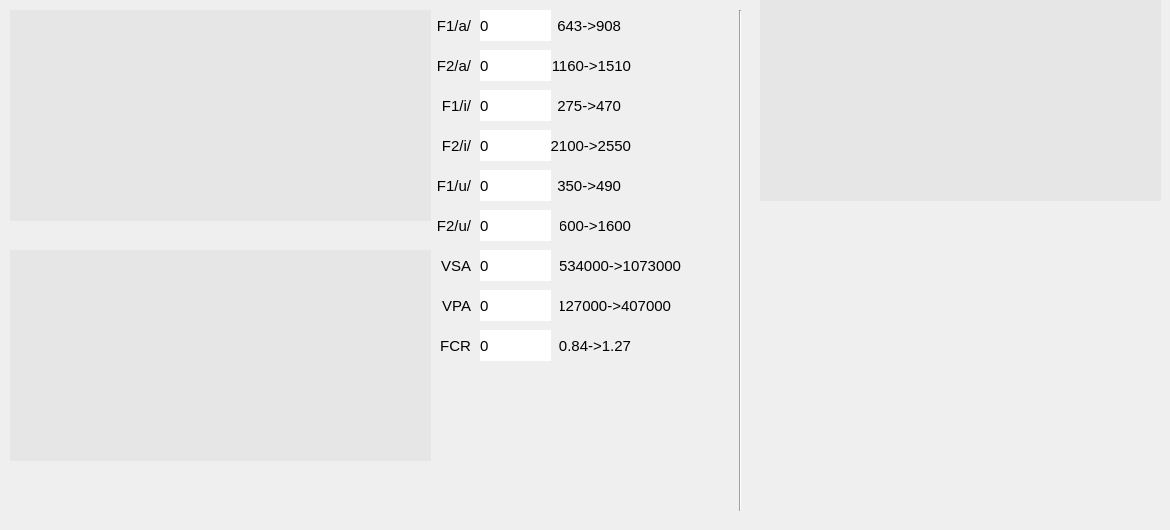
    <widget class="QWidget" name="tab_3">
     <attribute name="title">
      <string>Articulation</string>
     </attribute>
     <widget class="Line" name="line_2">
      <property name="geometry">
       <rect>
        <x>730</x>
        <y>10</y>
        <width>20</width>
        <height>501</height>
       </rect>
      </property>
      <property name="orientation">
       <enum>Qt::Vertical</enum>
      </property>
     </widget>
     <widget class="QCustomPlot" name="customPlot_4" native="true">
      <property name="geometry">
       <rect>
        <x>10</x>
        <y>10</y>
        <width>421</width>
        <height>211</height>
       </rect>
      </property>
      <property name="styleSheet">
       <string notr="true">background-color: rgb(230, 230, 230);</string>
      </property>
     </widget>
     <widget class="QCustomPlot" name="customPlot_6" native="true">
      <property name="geometry">
       <rect>
        <x>760</x>
        <y>0</y>
        <width>401</width>
        <height>201</height>
       </rect>
      </property>
      <property name="styleSheet">
       <string notr="true">background-color: rgb(230, 230, 230);</string>
      </property>
     </widget>
     <widget class="QLabel" name="label_15">
      <property name="geometry">
       <rect>
        <x>430</x>
        <y>50</y>
        <width>41</width>
        <height>31</height>
       </rect>
      </property>
      <property name="font">
       <font>
        <pointsize>11</pointsize>
       </font>
      </property>
      <property name="text">
       <string>F2/a/</string>
      </property>
      <property name="alignment">
       <set>Qt::AlignRight|Qt::AlignTrailing|Qt::AlignVCenter</set>
      </property>
     </widget>
     <widget class="QLabel" name="label_16">
      <property name="geometry">
       <rect>
        <x>480</x>
        <y>130</y>
        <width>71</width>
        <height>31</height>
       </rect>
      </property>
      <property name="font">
       <font>
        <pointsize>11</pointsize>
       </font>
      </property>
      <property name="styleSheet">
       <string notr="true">background-color: rgb(255, 255, 255);
border-color: rgb(0, 0, 0);</string>
      </property>
      <property name="text">
       <string>0</string>
      </property>
     </widget>
     <widget class="QLabel" name="label_17">
      <property name="geometry">
       <rect>
        <x>480</x>
        <y>50</y>
        <width>71</width>
        <height>31</height>
       </rect>
      </property>
      <property name="font">
       <font>
        <pointsize>11</pointsize>
       </font>
      </property>
      <property name="styleSheet">
       <string notr="true">background-color: rgb(255, 255, 255);
border-color: rgb(0, 0, 0);</string>
      </property>
      <property name="text">
       <string>0</string>
      </property>
     </widget>
     <widget class="QLabel" name="label_18">
      <property name="geometry">
       <rect>
        <x>480</x>
        <y>170</y>
        <width>71</width>
        <height>31</height>
       </rect>
      </property>
      <property name="font">
       <font>
        <pointsize>11</pointsize>
       </font>
      </property>
      <property name="styleSheet">
       <string notr="true">background-color: rgb(255, 255, 255);
border-color: rgb(0, 0, 0);</string>
      </property>
      <property name="text">
       <string>0</string>
      </property>
     </widget>
     <widget class="QLabel" name="label_19">
      <property name="geometry">
       <rect>
        <x>430</x>
        <y>210</y>
        <width>41</width>
        <height>31</height>
       </rect>
      </property>
      <property name="font">
       <font>
        <pointsize>11</pointsize>
       </font>
      </property>
      <property name="text">
       <string>F2/u/</string>
      </property>
      <property name="alignment">
       <set>Qt::AlignRight|Qt::AlignTrailing|Qt::AlignVCenter</set>
      </property>
     </widget>
     <widget class="QLabel" name="label_20">
      <property name="geometry">
       <rect>
        <x>480</x>
        <y>210</y>
        <width>71</width>
        <height>31</height>
       </rect>
      </property>
      <property name="font">
       <font>
        <pointsize>11</pointsize>
       </font>
      </property>
      <property name="styleSheet">
       <string notr="true">background-color: rgb(255, 255, 255);
border-color: rgb(10, 10, 10);</string>
      </property>
      <property name="text">
       <string>0</string>
      </property>
     </widget>
     <widget class="QLabel" name="label_21">
      <property name="geometry">
       <rect>
        <x>430</x>
        <y>10</y>
        <width>41</width>
        <height>31</height>
       </rect>
      </property>
      <property name="font">
       <font>
        <pointsize>11</pointsize>
       </font>
      </property>
      <property name="text">
       <string>F1/a/</string>
      </property>
      <property name="alignment">
       <set>Qt::AlignRight|Qt::AlignTrailing|Qt::AlignVCenter</set>
      </property>
     </widget>
     <widget class="QLabel" name="label_22">
      <property name="geometry">
       <rect>
        <x>430</x>
        <y>170</y>
        <width>41</width>
        <height>31</height>
       </rect>
      </property>
      <property name="font">
       <font>
        <pointsize>11</pointsize>
       </font>
      </property>
      <property name="text">
       <string>F1/u/</string>
      </property>
      <property name="alignment">
       <set>Qt::AlignRight|Qt::AlignTrailing|Qt::AlignVCenter</set>
      </property>
     </widget>
     <widget class="QLabel" name="label_23">
      <property name="geometry">
       <rect>
        <x>480</x>
        <y>10</y>
        <width>71</width>
        <height>31</height>
       </rect>
      </property>
      <property name="font">
       <font>
        <pointsize>11</pointsize>
       </font>
      </property>
      <property name="styleSheet">
       <string notr="true">background-color: rgb(255, 255, 255);
border-color: rgb(0, 0, 0);</string>
      </property>
      <property name="text">
       <string>0</string>
      </property>
     </widget>
     <widget class="QLabel" name="label_24">
      <property name="geometry">
       <rect>
        <x>430</x>
        <y>130</y>
        <width>41</width>
        <height>31</height>
       </rect>
      </property>
      <property name="font">
       <font>
        <pointsize>11</pointsize>
       </font>
      </property>
      <property name="text">
       <string>F2/i/</string>
      </property>
      <property name="alignment">
       <set>Qt::AlignRight|Qt::AlignTrailing|Qt::AlignVCenter</set>
      </property>
     </widget>
     <widget class="QLabel" name="label_25">
      <property name="geometry">
       <rect>
        <x>480</x>
        <y>90</y>
        <width>71</width>
        <height>31</height>
       </rect>
      </property>
      <property name="font">
       <font>
        <pointsize>11</pointsize>
       </font>
      </property>
      <property name="styleSheet">
       <string notr="true">background-color: rgb(255, 255, 255);
border-color: rgb(0, 0, 0);</string>
      </property>
      <property name="text">
       <string>0</string>
      </property>
     </widget>
     <widget class="QLabel" name="label_26">
      <property name="geometry">
       <rect>
        <x>430</x>
        <y>90</y>
        <width>41</width>
        <height>31</height>
       </rect>
      </property>
      <property name="font">
       <font>
        <pointsize>11</pointsize>
       </font>
      </property>
      <property name="text">
       <string>F1/i/</string>
      </property>
      <property name="alignment">
       <set>Qt::AlignRight|Qt::AlignTrailing|Qt::AlignVCenter</set>
      </property>
     </widget>
     <widget class="QLabel" name="label_27">
      <property name="geometry">
       <rect>
        <x>430</x>
        <y>250</y>
        <width>41</width>
        <height>31</height>
       </rect>
      </property>
      <property name="font">
       <font>
        <pointsize>11</pointsize>
       </font>
      </property>
      <property name="text">
       <string>VSA</string>
      </property>
      <property name="alignment">
       <set>Qt::AlignRight|Qt::AlignTrailing|Qt::AlignVCenter</set>
      </property>
     </widget>
     <widget class="QLabel" name="label_28">
      <property name="geometry">
       <rect>
        <x>480</x>
        <y>250</y>
        <width>71</width>
        <height>31</height>
       </rect>
      </property>
      <property name="font">
       <font>
        <pointsize>11</pointsize>
       </font>
      </property>
      <property name="styleSheet">
       <string notr="true">background-color: rgb(255, 255, 255);
border-color: rgb(10, 10, 10);</string>
      </property>
      <property name="text">
       <string>0</string>
      </property>
     </widget>
     <widget class="QLabel" name="label_29">
      <property name="geometry">
       <rect>
        <x>480</x>
        <y>290</y>
        <width>71</width>
        <height>31</height>
       </rect>
      </property>
      <property name="font">
       <font>
        <pointsize>11</pointsize>
       </font>
      </property>
      <property name="styleSheet">
       <string notr="true">background-color: rgb(255, 255, 255);
border-color: rgb(10, 10, 10);</string>
      </property>
      <property name="text">
       <string>0</string>
      </property>
     </widget>
     <widget class="QLabel" name="label_30">
      <property name="geometry">
       <rect>
        <x>430</x>
        <y>290</y>
        <width>41</width>
        <height>31</height>
       </rect>
      </property>
      <property name="font">
       <font>
        <pointsize>11</pointsize>
       </font>
      </property>
      <property name="text">
       <string>VPA</string>
      </property>
      <property name="alignment">
       <set>Qt::AlignRight|Qt::AlignTrailing|Qt::AlignVCenter</set>
      </property>
     </widget>
     <widget class="QLabel" name="label_31">
      <property name="geometry">
       <rect>
        <x>480</x>
        <y>330</y>
        <width>71</width>
        <height>31</height>
       </rect>
      </property>
      <property name="font">
       <font>
        <pointsize>11</pointsize>
       </font>
      </property>
      <property name="styleSheet">
       <string notr="true">background-color: rgb(255, 255, 255);
border-color: rgb(10, 10, 10);</string>
      </property>
      <property name="text">
       <string>0</string>
      </property>
     </widget>
     <widget class="QLabel" name="label_32">
      <property name="geometry">
       <rect>
        <x>430</x>
        <y>330</y>
        <width>41</width>
        <height>31</height>
       </rect>
      </property>
      <property name="font">
       <font>
        <pointsize>11</pointsize>
       </font>
      </property>
      <property name="text">
       <string>FCR</string>
      </property>
      <property name="alignment">
       <set>Qt::AlignRight|Qt::AlignTrailing|Qt::AlignVCenter</set>
      </property>
     </widget>
     <widget class="QCustomPlot" name="customPlot_5" native="true">
      <property name="geometry">
       <rect>
        <x>10</x>
        <y>250</y>
        <width>421</width>
        <height>211</height>
       </rect>
      </property>
      <property name="styleSheet">
       <string notr="true">background-color: rgb(230, 230, 230);</string>
      </property>
     </widget>
     <widget class="QLabel" name="label_98">
      <property name="geometry">
       <rect>
        <x>550</x>
        <y>10</y>
        <width>71</width>
        <height>31</height>
       </rect>
      </property>
      <property name="font">
       <font>
        <pointsize>11</pointsize>
       </font>
      </property>
      <property name="text">
       <string>643-&gt;908</string>
      </property>
      <property name="alignment">
       <set>Qt::AlignRight|Qt::AlignTrailing|Qt::AlignVCenter</set>
      </property>
     </widget>
     <widget class="QLabel" name="label_99">
      <property name="geometry">
       <rect>
        <x>550</x>
        <y>50</y>
        <width>81</width>
        <height>31</height>
       </rect>
      </property>
      <property name="font">
       <font>
        <pointsize>11</pointsize>
       </font>
      </property>
      <property name="text">
       <string>1160-&gt;1510</string>
      </property>
      <property name="alignment">
       <set>Qt::AlignRight|Qt::AlignTrailing|Qt::AlignVCenter</set>
      </property>
     </widget>
     <widget class="QLabel" name="label_100">
      <property name="geometry">
       <rect>
        <x>550</x>
        <y>90</y>
        <width>71</width>
        <height>31</height>
       </rect>
      </property>
      <property name="font">
       <font>
        <pointsize>11</pointsize>
       </font>
      </property>
      <property name="text">
       <string>275-&gt;470</string>
      </property>
      <property name="alignment">
       <set>Qt::AlignRight|Qt::AlignTrailing|Qt::AlignVCenter</set>
      </property>
     </widget>
     <widget class="QLabel" name="label_101">
      <property name="geometry">
       <rect>
        <x>550</x>
        <y>130</y>
        <width>81</width>
        <height>31</height>
       </rect>
      </property>
      <property name="font">
       <font>
        <pointsize>11</pointsize>
       </font>
      </property>
      <property name="text">
       <string>2100-&gt;2550</string>
      </property>
      <property name="alignment">
       <set>Qt::AlignRight|Qt::AlignTrailing|Qt::AlignVCenter</set>
      </property>
     </widget>
     <widget class="QLabel" name="label_102">
      <property name="geometry">
       <rect>
        <x>550</x>
        <y>170</y>
        <width>71</width>
        <height>31</height>
       </rect>
      </property>
      <property name="font">
       <font>
        <pointsize>11</pointsize>
       </font>
      </property>
      <property name="text">
       <string>350-&gt;490</string>
      </property>
      <property name="alignment">
       <set>Qt::AlignRight|Qt::AlignTrailing|Qt::AlignVCenter</set>
      </property>
     </widget>
     <widget class="QLabel" name="label_103">
      <property name="geometry">
       <rect>
        <x>560</x>
        <y>210</y>
        <width>71</width>
        <height>31</height>
       </rect>
      </property>
      <property name="font">
       <font>
        <pointsize>11</pointsize>
       </font>
      </property>
      <property name="text">
       <string>600-&gt;1600</string>
      </property>
      <property name="alignment">
       <set>Qt::AlignRight|Qt::AlignTrailing|Qt::AlignVCenter</set>
      </property>
     </widget>
     <widget class="QLabel" name="label_104">
      <property name="geometry">
       <rect>
        <x>560</x>
        <y>250</y>
        <width>121</width>
        <height>31</height>
       </rect>
      </property>
      <property name="font">
       <font>
        <pointsize>11</pointsize>
       </font>
      </property>
      <property name="text">
       <string>534000-&gt;1073000</string>
      </property>
      <property name="alignment">
       <set>Qt::AlignRight|Qt::AlignTrailing|Qt::AlignVCenter</set>
      </property>
     </widget>
     <widget class="QLabel" name="label_105">
      <property name="geometry">
       <rect>
        <x>560</x>
        <y>290</y>
        <width>111</width>
        <height>31</height>
       </rect>
      </property>
      <property name="font">
       <font>
        <pointsize>11</pointsize>
       </font>
      </property>
      <property name="text">
       <string>127000-&gt;407000</string>
      </property>
      <property name="alignment">
       <set>Qt::AlignRight|Qt::AlignTrailing|Qt::AlignVCenter</set>
      </property>
     </widget>
     <widget class="QLabel" name="label_106">
      <property name="geometry">
       <rect>
        <x>550</x>
        <y>330</y>
        <width>81</width>
        <height>31</height>
       </rect>
      </property>
      <property name="font">
       <font>
        <pointsize>11</pointsize>
       </font>
      </property>
      <property name="text">
       <string>0.84-&gt;1.27</string>
      </property>
      <property name="alignment">
       <set>Qt::AlignRight|Qt::AlignTrailing|Qt::AlignVCenter</set>
      </property>
     </widget>
     <widget class="QLabel" name="radarArt">
      <property name="geometry">
       <rect>
        <x>800</x>
        <y>200</y>
        <width>321</width>
        <height>321</height>
       </rect>
      </property>
      <property name="text">
       <string/>
      </property>
     </widget>
    </widget>
